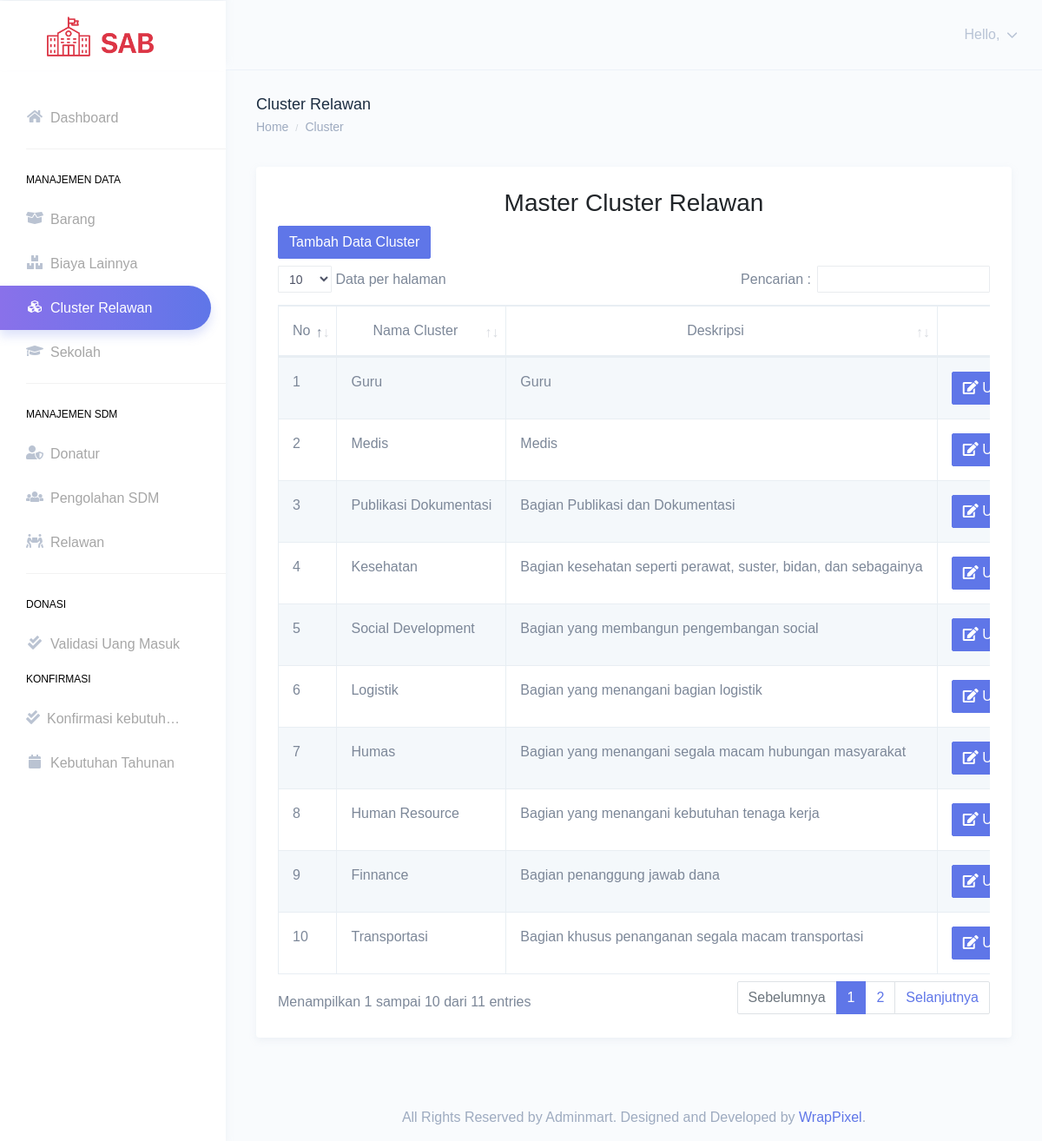
Page /index.php/cluster on the committed database.
### tables this page shows
CREATE TABLE `cluster_relawan` (
  `id_cluster_relawan` int(11) NOT NULL,
  `nama_cluster` varchar(100) NOT NULL,
  `deskripsi_cluster` varchar(255) NOT NULL,
  `creaby` varchar(100) NOT NULL,
  `creadate` datetime NOT NULL DEFAULT current_timestamp(),
  `modiby` varchar(100) NOT NULL,
  `modidate` datetime NOT NULL DEFAULT current_timestamp(),
  `row_status` enum('A','D') NOT NULL
);

### application/controllers/Cluster.php (called while the page is built, shortened)
<?php
class Cluster extends CI_Controller
{
    public function __construct()
    {
        $this->load->model('cluster_relawan_model');
        $this->load->model('karyawan_model');
        $this->load->library('form_validation');
    }
    private function getKaryawanName()
    {
        $this->load->model('karyawan_model');
        $user_id = $this->session->user_id;
        $karyawan = $this->karyawan_model->getKaryawanByUserLoginId($user_id);
        return $karyawan->nama_karyawan;
    }
    private function getKaryawanRole()
    {
        $this->load->model('karyawan_model');
        $user_id = $this->session->user_id;
        $karyawan = $this->karyawan_model->getKaryawanByUserLoginId($user_id);
        return $karyawan->jabatan_karyawan;
    }
    public function index()
    {
        $header['name'] =  $this->getKaryawanName();
        $header['role'] =  $this->getKaryawanRole();
        $header['title'] = 'Cluster Relawan';
        $this->load->view('templates/admin_header', $header);
        $data_karyawan = $this->cluster_relawan_model->getAllData();
        $data['cluster'] = $data_karyawan;
        $this->load->view('cluster/index', $data);
        $this->load->view('templates/footer');
    }
}

### index.php (called while the page is built, shortened)
<?php
require_once BASEPATH.'core/CodeIgniter.php';

### application/models/cluster_relawan_model.php (called while the page is built, shortened)
<?php
class cluster_relawan_model extends CI_Model
{
	private $_cluster = "cluster_relawan";
	public function getAllData()
	{
		return $this->db->get_where($this->_cluster, ["row_status" => 'A'])->result();
	}
}

### application/views/cluster/index.php (the view, shortened to what this page needs)
<div class="page-breadcrumb">
    <div class="row">
        <div class="col-7 align-self-center">
            <h4 class="page-title text-truncate text-dark font-weight-medium mb-1">Cluster Relawan</h4>
            <div class="d-flex align-items-center">
                <nav aria-label="breadcrumb">
                    <ol class="breadcrumb m-0 p-0">
                        <li class="breadcrumb-item"><a href="index.html" class="text-muted">Home</a></li>
                        <li class="breadcrumb-item text-muted active" aria-current="page">Cluster</li>
                    </ol>
                </nav>
            </div>
        </div>
    </div>
</div>
<div class="container-fluid">
    <div class="row">
        <div class="col-12">
            <div class="card">
                <div class="card-body">
                    <h4 class="card-title text-center" style="font-size: 28px;">Master Cluster Relawan</h4>
                    <div class="table-responsive">
                        <a href="<?php echo base_url('cluster/tambah') ?>" class="btn btn-primary mb-2">Tambah Data Cluster</a>
                        <table id="master-data" class="table table-striped table-bordered no-wrap">
                            <thead>
                                <tr>
                                    <th class="text-center">No</th>
                                    <th class="text-center">Nama Cluster</th>
                                    <th class="text-center">Deskripsi</th>
                                    <th class="text-center">Aksi</th>
                                </tr>
                            </thead>
                            <tbody>
                                <?php $i = 0; ?>
                                <?php
                                foreach ($cluster as $k) {
                                    if ($k->row_status == "A") {
                                ?>
                                        <tr>
                                            <td>
                                                <?php
                                                $i++;
                                                echo $i;
                                                ?>
                                            </td>
                                            <td><?= $k->nama_cluster ?></td>
                                            <td><?= $k->deskripsi_cluster ?></td>
                                            <td align="center">
                                                <a href="<?php echo site_url('cluster/ubah/' . $k->id_cluster_relawan . '') ?>" class="btn btn-primary"><i class="fa fa-edit"></i> Ubah</a>
                                            </td>
                                        </tr>
                                <?php
                                    }
                                } ?>
                            </tbody>
                        </table>
                    </div>
                </div>
            </div>
        </div>
    </div>
</div>

### rows in the picture
cluster_relawan: nama_cluster "Guru", deskripsi_cluster "Guru"
cluster_relawan: nama_cluster "Medis", deskripsi_cluster "Medis"
cluster_relawan: nama_cluster "Publikasi Dokumentasi", deskripsi_cluster "Bagian Publikasi dan Dokumentasi"
cluster_relawan: nama_cluster "Kesehatan", deskripsi_cluster "Bagian kesehatan seperti perawat, suster, bidan, dan sebagainya"
cluster_relawan: nama_cluster "Social Development", deskripsi_cluster "Bagian yang membangun pengembangan social"
cluster_relawan: nama_cluster "Logistik", deskripsi_cluster "Bagian yang menangani bagian logistik"
cluster_relawan: nama_cluster "Humas", deskripsi_cluster "Bagian yang menangani segala macam hubungan masyarakat"
cluster_relawan: nama_cluster "Human Resource", deskripsi_cluster "Bagian yang menangani kebutuhan tenaga kerja"
cluster_relawan: nama_cluster "Finnance", deskripsi_cluster "Bagian penanggung jawab dana"
cluster_relawan: nama_cluster "Transportasi", deskripsi_cluster "Bagian khusus penanganan segala macam transportasi"
